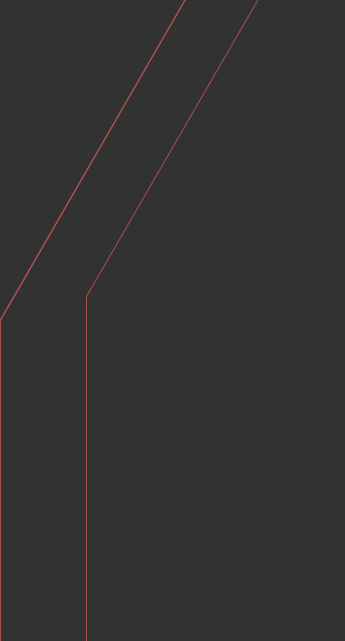
Frame 1 (no input)
Frame 60 (the mouse pressed at the canvas centre just before this capture): identical to frame 1, image omitted
Frame 120 (the mouse held since frame 60 and released just before this capture): identical to frame 1, image omitted

The Processing sketch that drew this single still picture (run headless with seeded random() and noise(); from frame 60 on, the mouse is pressed at the canvas centre):

// Processing sketch: LSystem
// ── LSystem.pde
ArrayList<String> instructions;
float len= 500;
float c=0;
int count=0;
int auxCount=0;
float auxN=0;

void setup(){
	
	float  w,h;
	w=1080*0.4;
	h=1920*0.4;
	background(50);
	//size(1080,1920);~~
	//size(800,800);
	size(345,641);
	instructions=new ArrayList<String>();
	instructions.add("A");
	for (int i = 0; i < 30; ++i) {
		applyRule();
	}

	//frameRate(4);
	
}

void draw(){
	pushMatrix();
	background( 50);
	translate(0,height/2);
	
	colorMode(HSB);
	auxN = map(sin(auxCount),-1,1,150,255);
	stroke(c,150,auxN,auxN);
	
	for (float i = len; i >= 20; i*=0.8) {
		runRules(i);
	}
	
	
	
	auxCount +=0.01;
   popMatrix();
	
	

}

void applyRule(){
	
		switch(instructions.get(instructions.size()-1)){
			case "A" : {
			//instructions.add("A");
			instructions.add("A");
			instructions.add("B");
			}
			break;
			case "B" :{instructions.add("A");}
			break ;


}

}

void mousePressed(){
	save("LWallpaper.jpg");

}

void runRules(float l){
	c+=5;
	//pushMatrix();
	
		
	
	
	for (int i = 0; i <instructions.size() ; ++i) {
		switch (instructions.get(i)) {
			case("A"):{
				rotate(PI/6);
				line(0,0,0,-l);
				translate(0, -l);
			}
				break;
			case ("B"):{
				rotate(-PI/6);
				line(0,0,0,-l);
				translate(0, -l);}
				break;
				}

			}

			//len*=0.90;
			//popMatrix();

		}
